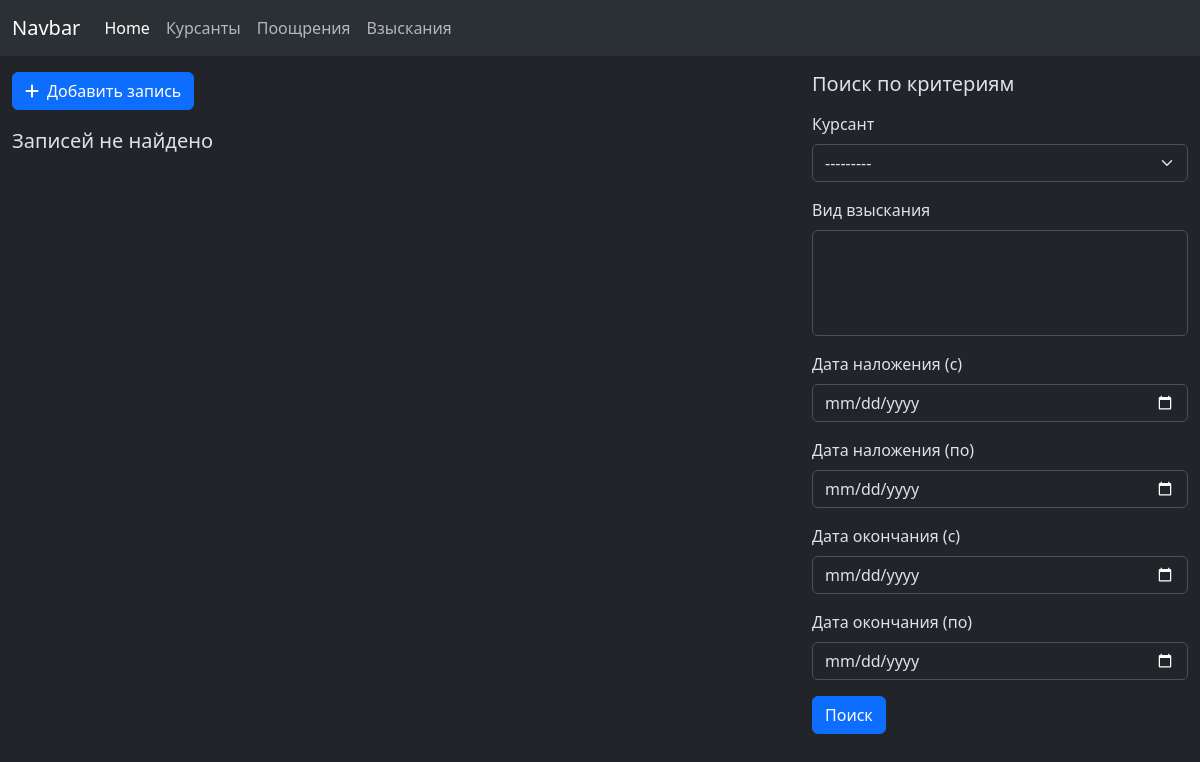
The app's page /kis/punishments, older data.
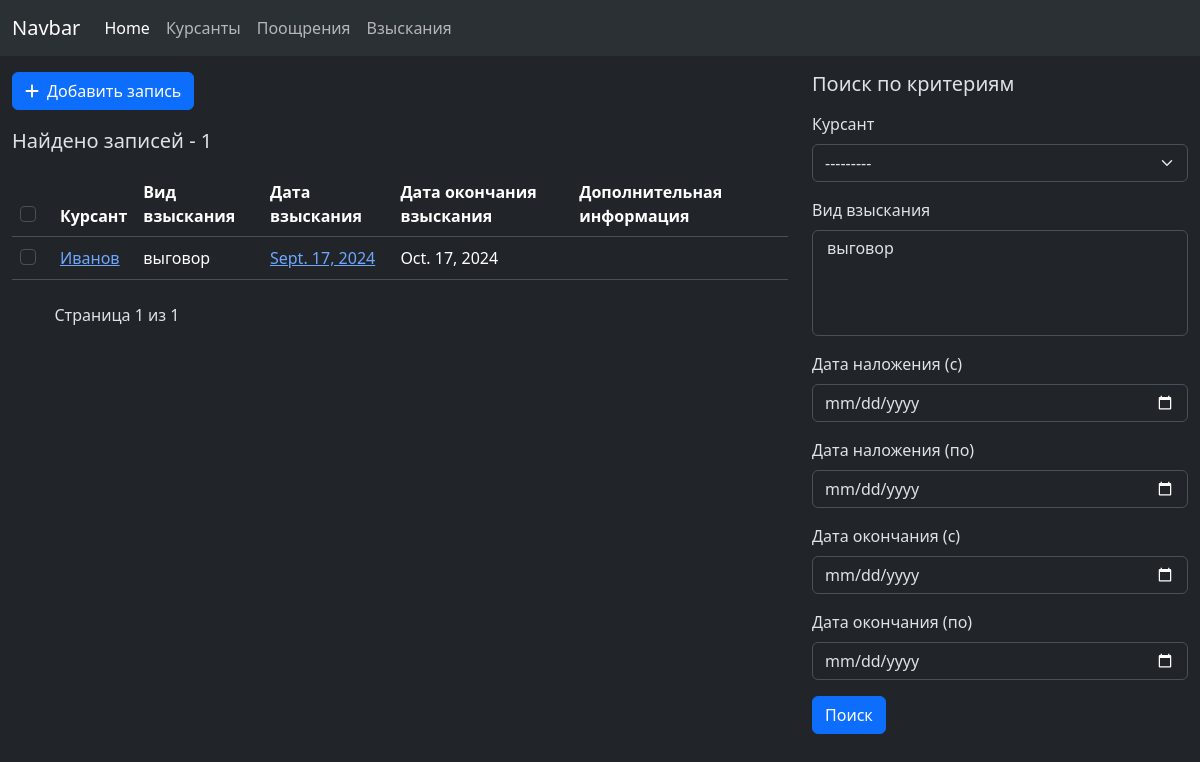
The same page, newer data.
### kis/models.py (models this page shows, shortened)
class Punishment(models.Model):
    punishment_cadet = models.ForeignKey(Cadet, on_delete=models.CASCADE, verbose_name="Punishment cadet")
    punishment_kind = models.ForeignKey(PunishmentKind, on_delete=models.CASCADE, verbose_name="Punishment kind")
    punishment_start_date = models.DateField(verbose_name="Punishment start date", blank=True, null=True)
    punishment_expiration_date = models.DateField(verbose_name="Punishment expiration date", blank=True, null=True)
    punishment_extra_data = models.TextField(verbose_name="Punishment extra data", blank=True, null=True)
    class Meta:
        ordering = ('id',)
        verbose_name = 'Взыскание'
        verbose_name_plural = 'Взыскания'

class Cadet(models.Model):
    last_name_rus = models.CharField(max_length=30, verbose_name="Last name rus")
    first_name_rus = models.CharField(max_length=30, verbose_name="First name rus")
    patronymic_rus = models.CharField(max_length=30, verbose_name="Patronymic rus", blank=True, null=True)
    last_name_bel = models.CharField(max_length=30, verbose_name="Last name bel", blank=True, null=True)
    first_name_bel = models.CharField(max_length=30, verbose_name="First name bel", blank=True, null=True)
    patronymic_bel = models.CharField(max_length=30, verbose_name="Patronymic bel", blank=True, null=True)
    last_name_en = models.CharField(max_length=30, verbose_name="Last name en", blank=True, null=True)
    first_name_en = models.CharField(max_length=30, verbose_name="First name en", blank=True, null=True)
    patronymic_en = models.CharField(max_length=30, verbose_name="Patronymic en", blank=True, null=True)
    date_of_birth = models.DateField(verbose_name="Date of birth", blank=True, null=True)
    photo = models.ImageField(upload_to='media/cadets/', verbose_name="Photo", blank=True, null=True)
    address = models.CharField(max_length=255, verbose_name="Address", blank=True, null=True)
    passport_number = models.CharField(max_length=100, verbose_name="Passport number", blank=True, null=True)
    passport_issue_date = models.DateField(verbose_name="Passport issue date", blank=True, null=True)
    passport_validity_period = models.DateField(verbose_name="Passport validity period", blank=True, null=True)
    passport_issue_authority = models.ForeignKey(PassportIssueAuthority, verbose_name="Passport issue authority",
                                                 on_delete=models.SET_NULL, blank=True, null=True)
    father_last_name = models.CharField(max_length=30, verbose_name="Father last name", blank=True, null=True)
    father_first_name = models.CharField(max_length=30, verbose_name="Father first name", blank=True, null=True)
    father_patronymic = models.CharField(max_length=30, verbose_name="Father patronymic", blank=True, null=True)
    father_date_of_birth = models.DateField(verbose_name="Date of birth", blank=True, null=True)
    father_place_of_work = models.TextField(verbose_name="Father place of work", blank=True, null=True)
    father_phone_number = models.CharField(max_length=30, verbose_name="Father phone number", blank=True, null=True)
    mother_last_name = models.CharField(max_length=30, verbose_name="Father last name", blank=True, null=True)
    mother_first_name = models.CharField(max_length=30, verbose_name="Father first name", blank=True, null=True)
    mother_patronymic = models.CharField(max_length=30, verbose_name="Father patronymic", blank=True, null=True)
    mother_date_of_birth = models.DateField(verbose_name="Date of birth", blank=True, null=True)
    mother_place_of_work = models.TextField(verbose_name="Father place of work", blank=True, null=True)
    mother_phone_number = models.CharField(max_length=30, verbose_name="Father phone number", blank=True, null=True)
    school_graduated = models.TextField(verbose_name="School graduated", blank=True, null=True)
    school_graduating_date = models.DateField(verbose_name="School graduating date", blank=True, null=True)
    school_average_score = models.FloatField(verbose_name="School average score", blank=True, null=True)
    speciality = models.ForeignKey(Speciality, on_delete=models.SET_NULL, blank=True, null=True)
    group = models.ForeignKey(Group, on_delete=models.SET_NULL, blank=True, null=True)
    academy_start_year = models.IntegerField(verbose_name="Academy start year", blank=True, null=True)
    academy_end_year = models.IntegerField(verbose_name="Academy graduating year", blank=True, null=True)
    def __str__(self):
        return self.last_name_rus
    class Meta:
        ordering = ('id',)
        verbose_name = 'Курсант'
        verbose_name_plural = 'Курсанты'

class PunishmentKind(models.Model):
    punishment_kind = models.CharField(max_length=255, verbose_name="Punishment kind")
    def __str__(self):
        return self.punishment_kind
    class Meta:
        ordering = ('id',)
        verbose_name = 'Вид взыскания'
        verbose_name_plural = 'Виды взысканий'

### kis/views.py (the view)
# urls.py: path('punishments', views.punishment_list, name='punishment-list'),
def punishment_list(request):
    request.session['back_path'] = '/kis/punishments?' + request.META.get('QUERY_STRING')
    qs = Punishment.objects.all()
    if 'o' in request.GET:
        order_query = request.GET['o'].split('.')
        qs = qs.order_by(*order_query)
    f = PunishmentFilter(request.GET, queryset=qs)
    paginator = Paginator(f.qs, 20)
    page = request.GET.get('page')
    punish_list = paginator.get_page(page)
    cad_list = Cadet.objects.all()
    return render(request, 'kis/punishment/punishment-list.html',
                  {
                      'punishment_list': punish_list,
                      'cadet_list': cad_list, 'filter': f
                  })

### kis/templates/kis/punishment/punishment-list.html
{% extends 'base.html' %}
{% load static %}
{% load widget_tweaks %}
{% block content %}
    <div class="container-fluid">
        <div class="row">
            <div class="col-8">
                <div class="my-3 d-flex">
                    <button class="btn btn-primary"><span class="fas fa-plus me-2"></span>Добавить запись
                    </button>
                </div>
                {% if punishment_list %}
                    <p class="fs-5">Найдено записей - <b>{{ filter.qs.count }}</b></p>
                    <div class="table-responsive">
                        <table class="table table-hover">
                            <thead>
                            <tr>
                                <th scope="col">
                                    <div class="form-check ">
                                        <input type="checkbox" class="form-check-input" id="exampleCheck1">
                                    </div>
                                </th>
                                <th scope="col">Курсант</th>
                                <th scope="col">Вид взыскания</th>
                                <th scope="col">Дата взыскания</th>
                                <th scope="col">Дата окончания взыскания</th>
                                <th scope="col">Дополнительная информация</th>
                            </tr>
                            </thead>
                            <tbody class="table-borderless">
                            {% for punishment in punishment_list %}
                                <tr class="align-middle">
                                    <th scope="row" class="text-center align-middle">
                                        <div class="form-check ">
                                            <input type="checkbox" class="form-check-input" id="exampleCheck1">
                                        </div>
                                    </th>
                                    <td>
                                        <a href="{% url 'kis:cadet-update' punishment.punishment_cadet.id %}">{{ punishment.punishment_cadet }}</a>
                                    </td>
                                    <td>{{ punishment.punishment_kind|default:"" }}</td>
                                    <td>
                                        <a href="">{{ punishment.punishment_start_date|default:"" }}</a>
                                    </td>
                                    <td>{{ punishment.punishment_expiration_date|default:"" }}</td>
                                    <td>{{ punishment.punishment_extra_data }}</td>
                                </tr>
                            {% endfor %}
                            </tbody>
                        </table>
                    </div>
                    {% include 'kis/punishment/paginator.html' %}
                {% else %}
                    <p class="fs-5">Записей не найдено</p>
                {% endif %}
            </div>
            <div class="col-4">
                <h5 class="my-3">Поиск по критериям</h5>
                <form method="get" action="{% url 'kis:punishment-list' %}">
                    <div class="mb-3">
                        <label class="form-label">Курсант</label>
                        {% render_field filter.form.punishment_cadet class+="form-select" %}
                    </div>
                    <div class="mb-3">
                        <label class="form-label">Вид взыскания</label>
                        {% render_field filter.form.punishment_kind class+="form-select" %}
                    </div>
                    <div class="mb-3">
                        <label class="form-label">Дата наложения (с)</label>
                        {% render_field filter.form.punishment_start_date_gte class+="form-control" %}
                    </div>
                    <div class="mb-3">
                        <label class="form-label">Дата наложения (по)</label>
                        {% render_field filter.form.punishment_start_date_lte class+="form-control" %}
                    </div>
                    <div class="mb-3">
                        <label class="form-label">Дата окончания (с)</label>
                        {% render_field filter.form.punishment_expiration_date_gte class+="form-control" %}
                    </div>
                    <div class="mb-3">
                        <label class="form-label">Дата окончания (по)</label>
                        {% render_field filter.form.punishment_expiration_date_lte class+="form-control" %}
                    </div>
                    <button type="submit" class="btn btn-primary">Поиск</button>
                </form>
            </div>
        </div>
    </div>
{% endblock %}

### templates/base.html (shortened to what this page needs)
<!doctype html>
{% load static %}
<html
        lang="en"
        data-bs-theme="dark"
>
<head>
    <link href="https://cdn.jsdelivr.net/npm/bootstrap@5.3.3/dist/css/bootstrap.min.css" rel="stylesheet"
>
     <link rel="stylesheet" href="{% static 'kis/css/select2.css' %}"/>
    <link rel="stylesheet" href="https://cdn.jsdelivr.net/npm/select2-bootstrap-5-theme@1.3.0/dist/select2-bootstrap-5-theme.min.css" />
</head>
<body class="fw-light">
<nav class="navbar navbar-expand-lg bg-body-tertiary">
    <div class="container-fluid">
        <a class="navbar-brand" href="#">Navbar</a>
        <div class="collapse navbar-collapse" id="navbarSupportedContent">
            <ul class="navbar-nav me-auto mb-2 mb-lg-0">
                <li class="nav-item">
                    <a class="nav-link active" aria-current="page" href="#">Home</a>
                </li>
                <li class="nav-item">
                    <a class="nav-link" href="{% url 'kis:cadet-list' %}">Курсанты</a>
                </li>
                <li class="nav-item">
                    <a class="nav-link" href="#">Поощрения</a>
                </li>
                <li class="nav-item">
                    <a class="nav-link" href="{% url 'kis:punishment-list' %}">Взыскания</a>
                </li>
            </ul>
        </div>
    </div>
</nav>
{% block content %}
{% endblock %}
</body>
</html>

### kis/templates/kis/punishment/paginator.html
{% load static %}
{% load url_replace %}
<nav aria-label="...">
    <ul class="pagination pagination-sm">
        {% if punishment_list.has_previous %}
            <li class="page-item">
                <a class="btn btn-outline-dark"
                   href="?{% url_replace request 'page' punishment_list.previous_page_number %}"><span
                        aria-hidden="true">&laquo;</span></a>
            </li>
        {% else %}
            <li class="page-item">
                <a class="btn btn-outline-dark disabled" href="#"><span
                        aria-hidden="true">&laquo;</span></a>
            </li>
        {% endif %}
        <li class="page-item d-flex align-items-center disabled">
            <b>&nbsp;&nbsp;Страница {{ punishment_list.number }}
                из {{ punishment_list.paginator.num_pages }}&nbsp;&nbsp;</b>
        </li>
        {% if punishment_list.has_next %}
            <li class="page-item">
                <a class="btn btn-outline-dark"
                   href="?{% url_replace request 'page' punishment_list.next_page_number %}"><span
                        aria-hidden="true">&raquo;</span></a>
            </li>
        {% else %}
            <li class="page-item">
                <a class="btn btn-outline-dark disabled" href="#"><span
                        aria-hidden="true">&raquo;</span></a>
            </li>
        {% endif %}
    </ul>
</nav>

Row changes from the older to the newer data that the page shows:
added Punishment: punishment_cadet "Иванов", punishment_kind "выговор", punishment_start_date "Sept. 17, 2024", punishment_expiration_date "Oct. 17, 2024"
added PunishmentKind: punishment_kind "выговор"
Text that changed along with them:
{{ filter.qs.count }}: (not shown) → "1"
form field value: (not shown) → "☐"
{{ punishment_list.number }}: (not shown) → "1"
{{ punishment_list.paginator.num_pages }}: (not shown) → "1"
text no longer shown: "Записей не найдено"
text now shown: "Найдено записей - Курсант Вид взыскания Дата взыскания Дата окончания взыскания Дополнительная информация Страница из"
